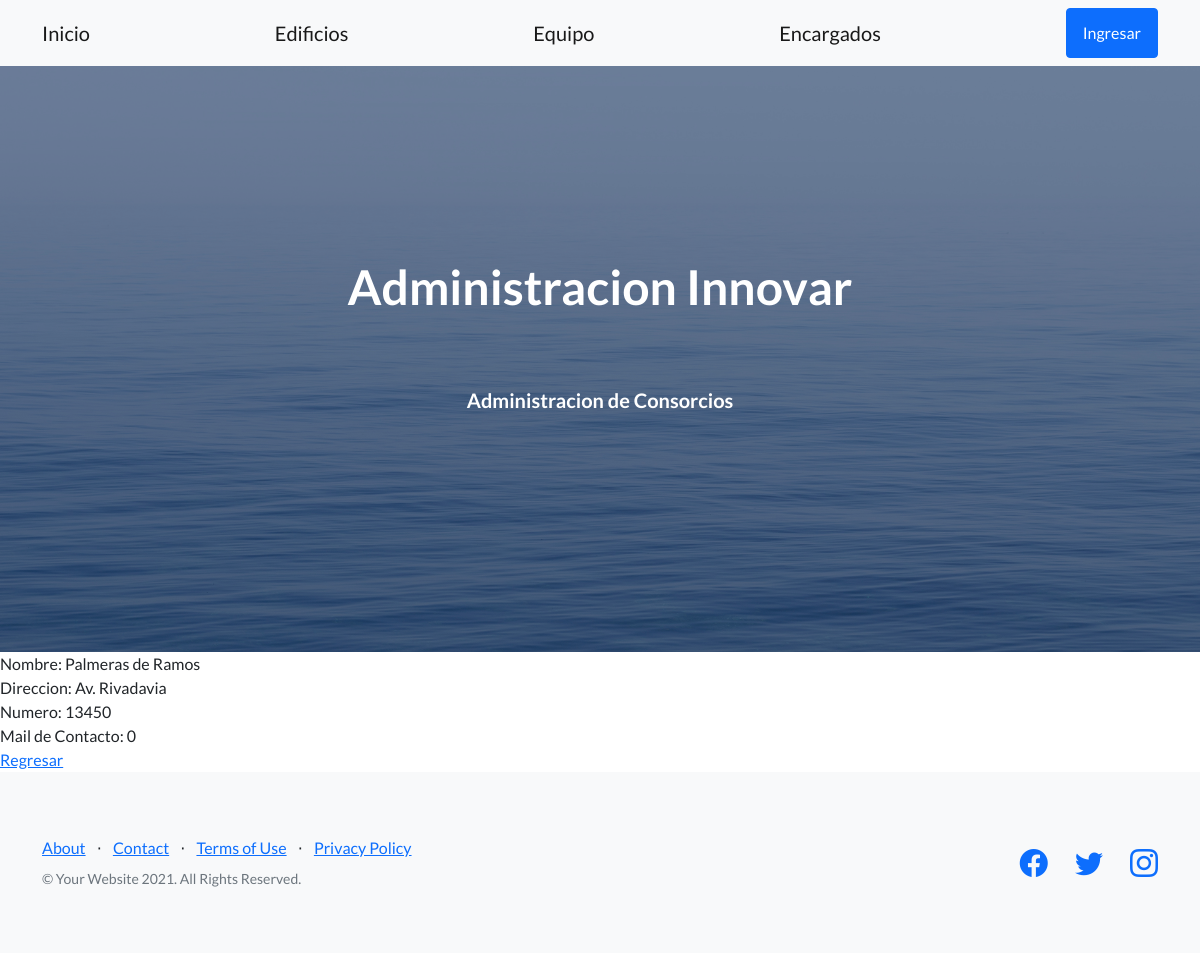
/AppCoder/edificio/detail/1, run on an earlier commit of the app's database.
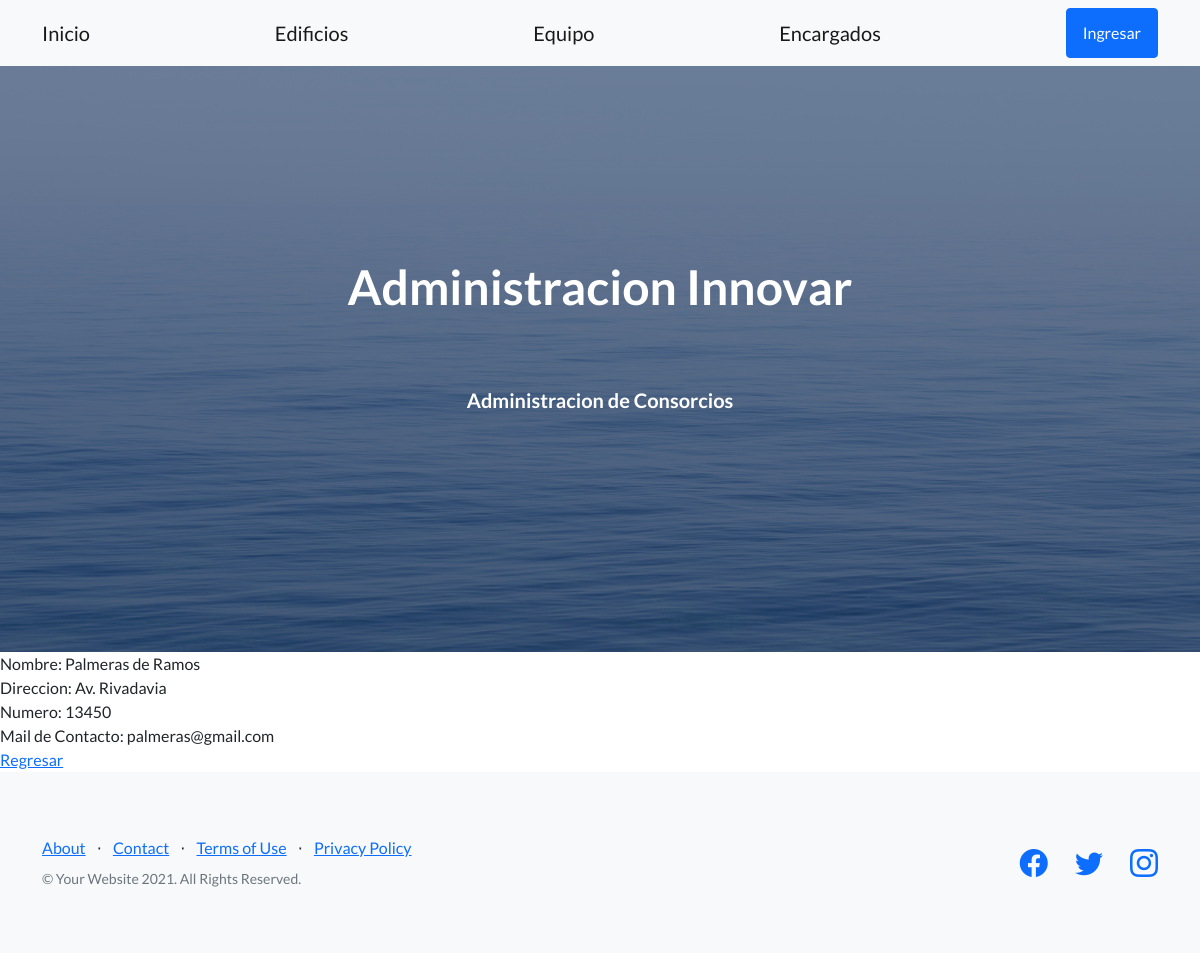
And on a later commit of the database.
### AppCoder/models.py (models this page shows)
class Edificio(models.Model):
    nombre_fantasia = models.CharField(max_length=40)
    direccion = models.CharField(max_length=40)
    numero = models.IntegerField()
    mail_contacto = models.CharField(max_length=50)

### AppCoder/views.py (the view)
# urls.py: path("edificio/detail/<pk>", views.EdificioDetail.as_view(), name='Detail'),
class EdificioDetail(DetailView):
    model = Edificio
    template = 'AppCoder/edificio_detail.html'

### AppCoder/templates/AppCoder/edificio_detail.html
{% extends "AppCoder/padre.html" %}
{% load static %}
{% block contenidoQueCambia %}
Nombre: {{edificio.nombre_fantasia}}
<br>
Direccion: {{edificio.direccion}}
<br>
Numero: {{edificio.numero}}
<br>
Mail de Contacto: {{edificio.mail_contacto}}
<br>
<a href="{%url 'List' %}">Regresar</a>
{% endblock %}

What changed in the data, as far as the page shows it:
changed Edificio "Palmeras de Ramos": mail_contacto "0" → "palmeras@gmail.com"
